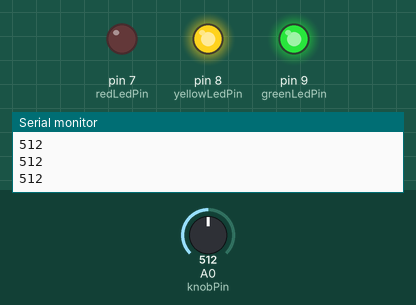
Simulated run of this sketch. Board: Arduino Uno, built with avr-gcc and run on an emulated ATmega328P. On the bench: output pins drawn as LEDs (lit = HIGH), the last lines printed to the serial monitor. The test bench sets the inputs (shaded band); at power-on: A0 (knobPin) = 512.

Above: at 1.2 s.
1.3 s: A0 (knobPin) set to 407
2.8 s: A0 (knobPin) set to 391
At 3.6 s:
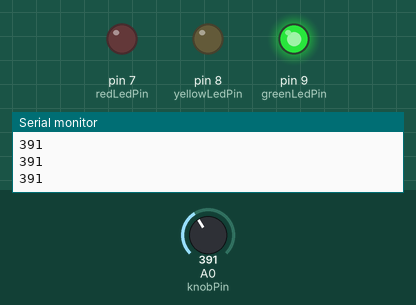
4.3 s: A0 (knobPin) set to 107
5.8 s: A0 (knobPin) set to 91
At 7.0 s:
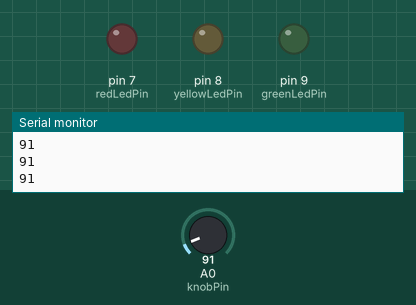
7.3 s: A0 (knobPin) set to 810
At 8.2 s:
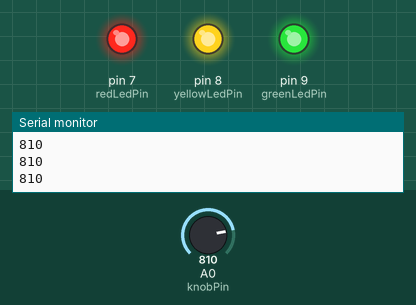
8.8 s: A0 (knobPin) set to 791
At 9.4 s:
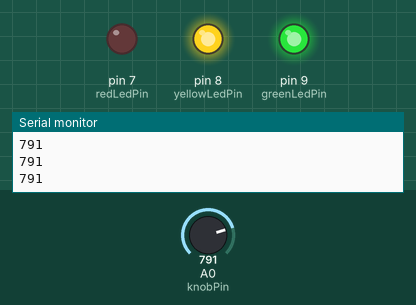
Timing chart, 0 to 11.3 s (numbered marks = the images above; inputs shaded):
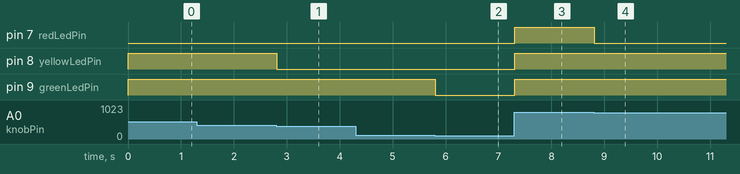

The sketch:

led_3_lights_pot.ino
```cpp
// Lab 7: Knob Meter

const int redLedPin = 7;
const int yellowLedPin = 8;
const int greenLedPin = 9;
const int knobPin = A0;

void setup() {
  pinMode(greenLedPin, OUTPUT);
  pinMode(yellowLedPin, OUTPUT);
  pinMode(redLedPin, OUTPUT);
  Serial.begin(9600);
}

void loop() {
  int green = LOW;
  int yellow = LOW;
  int red = LOW;
  int sensorValue = analogRead(knobPin);
  Serial.println(sensorValue);

  if (sensorValue > 100) {
    green = HIGH;
  }
  if (sensorValue > 400) {
    yellow = HIGH;
  }
  if (sensorValue > 800) {
    red = HIGH;
  }

  digitalWrite(greenLedPin, green);
  digitalWrite(yellowLedPin, yellow);
  digitalWrite(redLedPin, red);
}
```

Measured:
- the behaviour switches between 401 and 400 on A0 (knobPin) (found by bisection; images 0 and 1)
- the behaviour switches between 101 and 100 on A0 (knobPin) (found by bisection; images 1 and 2)
- the behaviour switches between 801 and 800 on A0 (knobPin) (found by bisection; images 3 and 4)
- after the input at 2.8 s, pin 8 (yellowLedPin): HIGH → LOW at once
- after the input at 5.8 s, pin 9 (greenLedPin): HIGH → LOW at once
- after the input at 7.3 s, pin 7 (redLedPin), pin 8 (yellowLedPin), pin 9 (greenLedPin): LOW → HIGH at once
- after the input at 8.8 s, pin 7 (redLedPin): HIGH → LOW at once
